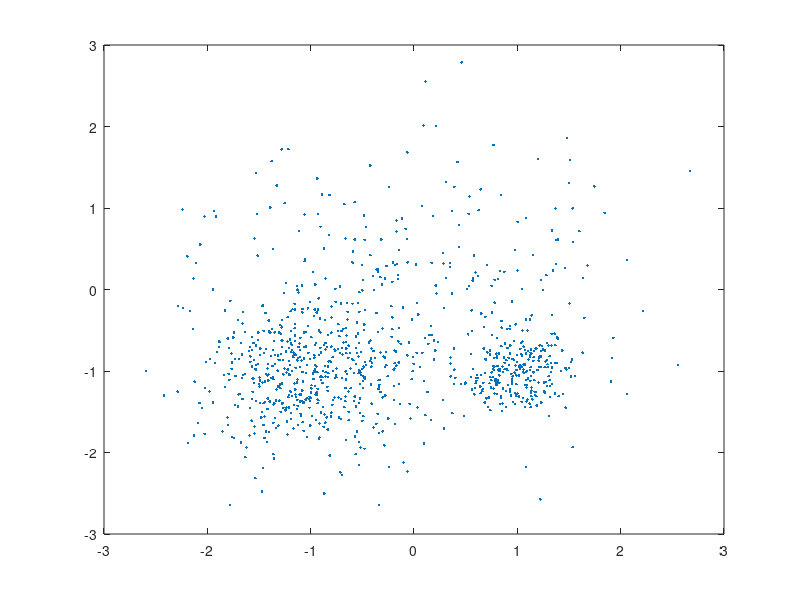

Write the MATLAB code that produced this figure. (Note: this script raises an error after producing the figure.)
randgauss = @(sigma,offset) @(n,j) sigma*randn(n,2)+repmat(offset,n,1);
g1 = randgauss(1,[0,0]);
g2 = randgauss(0.5,[-1,-1]);
g3 = randgauss(0.25,[1,-1]);
randfunc = @(n,j) [g1(n/4,j); g2(n/2,j); g3(n/4,j)];
xy = randfunc(1000,2);
plot(xy(:,1),xy(:,2),'.')'
[A,xy] = randgeom(1000, randfunc);
gplot(A,xy);
xyorig = xy;
%%
%xy = igraph_draw(A,'kk');
%[V,D] = eigs(laplacian(A),3,'SA');
%xy = V(:,[2:3]);
xy = xyorig;
gplot(A,xy);

%%
save 'rgeom-ex1.mat' A xy seed;

%%
seed = 76;
t1 = 3;
t2 = 15;
alpha1 = 0.85;
alpha2 = 0.99;
tols = [1e-2,1e-3,1e-4,1e-5];
expands = [100,1000,10000,100000];

clf;
for i=1:2
    switch i
        case 1, alpha = alpha1; t = t1;
        case 2, alpha = alpha2; t = t2;
    end
    for j = 1:numel(tols)
        e = expands(j);
        tol = tols(j);
        subplot3(4,4,2*(i-1)+1,j,0)
        [S,prcond] = pprgrow1(A,seed,'alpha',alpha,'expand',e);
        gplot(A,xy,'.-');
        hold on; scatter(xy(S,1),xy(S,2),10,'r','filled'); hold off
        axis off;
        title(sprintf('cond = %f\n(%.2f,%.0e)', prcond,alpha,1./e));

        subplot3(4,4,2*(i-1)+2,j,0)
        [S,hkcond] = hkgrow1(A,seed,'t',t,'eps',tol);
        gplot(A,xy,'.-');
        hold on; scatter(xy(S,1),xy(S,2),10,'r','filled'); hold off
        title(sprintf('cond = %f\n(%i,%.0e)', hkcond,t,tol));
        axis off;
        drawnow;
    end
end

%% Final picture split into two.
seed = 76;
t1 = 3;
t2 = 15;
alpha1 = 0.85;
alpha2 = 0.99;
tols = [1e-2,1e-3,1e-4,1e-5];
expands = [100,1000,10000,100000];
tx = (max(xy(:,1)) - min(xy(:,1)))/2+min(xy(:,1));
ty = max(xy(:,2))+0.65;
for i=1:2
    switch i
        case 1, alpha = alpha1; t = t1;
        case 2, alpha = alpha2; t = t2;
    end
    figure(i); clf;
    for j = 1:numel(tols)
        e = expands(j);
        tol = tols(j);
        subplot3(2,4,1,j,-0.025,0,0)
        [S,prcond] = pprgrow1(A,seed,'alpha',alpha,'expand',e);
        [px,py] = gplot(A,xy);
        plot(px,py,'k.-','LineWidth',0.1,'MarkerSize',7)
        hold on; scatter(xy(S,1),xy(S,2),10,'r','filled'); hold off
        axis off;
        text(tx,ty,sprintf('cond = %f', prcond),'HorizontalAlignment','center');

        subplot3(2,4,2,j,-0.025,0,0)
        [S,hkcond] = hkgrow1(A,seed,'t',t,'eps',tol);
        [px,py] = gplot(A,xy);
        plot(px,py,'k.-','LineWidth',0.1,'MarkerSize',7)
        hold on; scatter(xy(S,1),xy(S,2),10,'r','filled'); hold off
        text(tx,ty,sprintf('cond = %f', hkcond),'HorizontalAlignment','center');
        axis off;
        drawnow;
    end
    set_figure_size([8,3.25]);
    print(gcf,sprintf('geomfig-%i.eps',i),'-depsc2','-painters');
end

%%
figure(3);
plot(px,py,'k.-','LineWidth',0.25,'MarkerSize',10)
plot(xy(seed,1),xy(seed,2),'ro','MarkerSize',20);
set_figure_size([6,6]);
axis off;
print(gcf,'geomgraph.eps','-depsc2');


